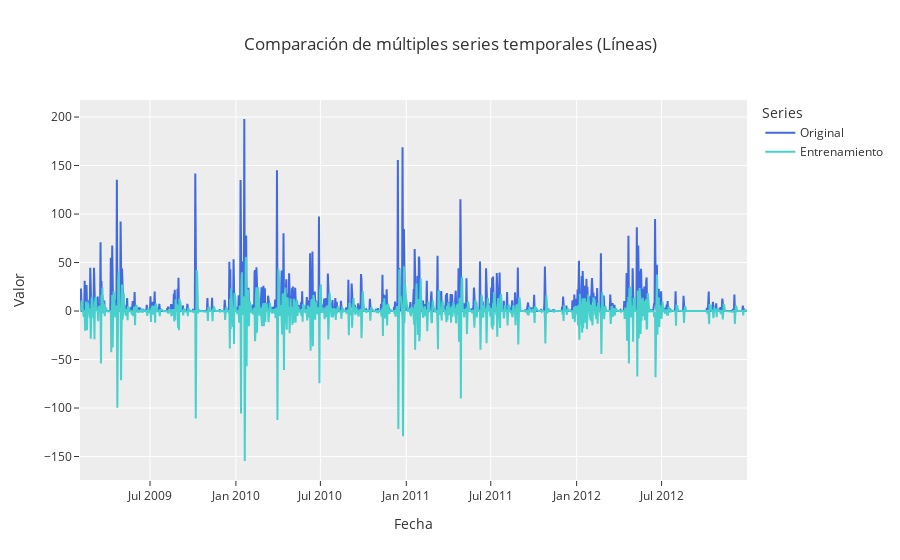

Source (notebook cell):
### Code cell
#Los valores ajustados del modelo, es decir, las predicciones del modelo para los datos de entrenamiento.
entrenamiento = pd.DataFrame(result.fittedvalues)
entrenamiento.columns = ['value']
fig_ent = multi_line(Original= diario['value'], Entrenamiento = entrenamiento['value'])
fig_ent.show()

### Figure 1 — Plotly figure (JSON) as saved in the notebook; plotly's stock layout.template omitted (floating-point values rounded to 4 significant figures; data arrays with more than 128 entries replaced by an {"elided": "..."} marker saying what was removed)
{"data": [{"line": {"color": "royalblue"}, "mode": "lines", "name": "Original", "type": "scatter", "x": {"elided": "1430 str values"}, "y": {"elided": "1430 float values"}}, {"line": {"color": "mediumturquoise"}, "mode": "lines", "name": "Entrenamiento", "type": "scatter", "x": {"elided": "1429 str values"}, "y": {"elided": "1429 float values"}}], "layout": {"legend": {"title": {"text": "Series"}}, "title": {"text": "Comparación de múltiples series temporales (Líneas)"}, "xaxis": {"title": {"text": "Fecha"}}, "yaxis": {"title": {"text": "Valor"}}}}
